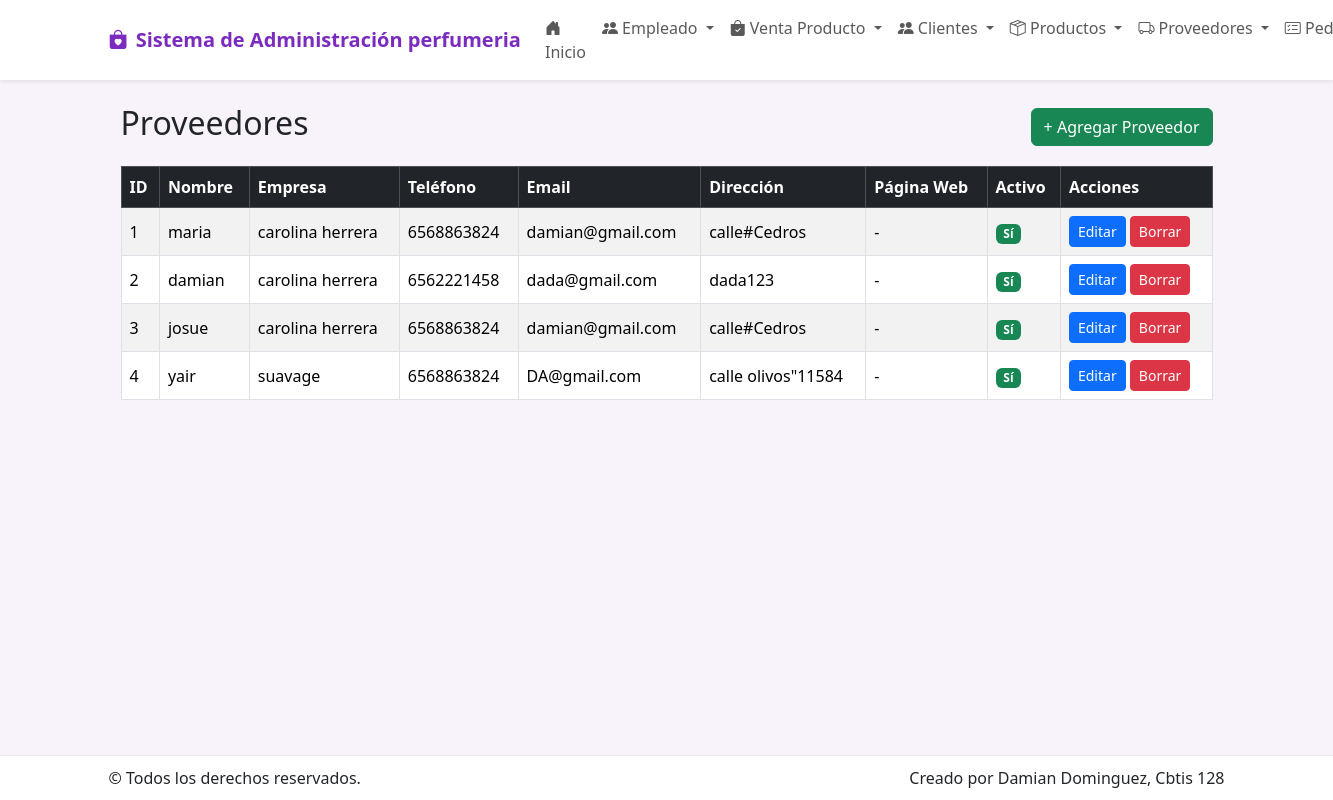
Page /proveedor/ on the committed database.
### app_perfumeria/models.py (models this page shows, shortened)
class Proveedor(models.Model):
    nombre = models.CharField(max_length=150)
    empresa = models.CharField(max_length=150, blank=True, null=True)
    telefono = models.CharField(max_length=30, blank=True, null=True)
    email = models.EmailField(blank=True, null=True)
    direccion = models.CharField(max_length=250, blank=True, null=True)
    pagina_web = models.URLField(blank=True, null=True)  # NUEVO CAMPO
    activo = models.BooleanField(default=True)

### app_perfumeria/views.py (the view)
# urls.py: path('proveedor/', views.ver_proveedor, name='ver_proveedor'),
def ver_proveedor(request):
    proveedores = Proveedor.objects.all()
    return render(request, 'proveedor/ver_proveedor.html', {'proveedores': proveedores})

### app_perfumeria/templates/proveedor/ver_proveedor.html (shortened to what this page needs)
{% extends 'base.html' %}
{% block content %}
<div class="container mt-4">
  <div class="d-flex justify-content-between align-items-center mb-3">
    <h2>Proveedores</h2>
    <a href="{% url 'agregar_proveedor' %}" class="btn btn-success">+ Agregar Proveedor</a>
  </div>
  <div class="table-responsive">
    <table class="table table-bordered table-striped align-middle">
      <thead class="table-dark">
        <tr>
          <th>ID</th>
          <th>Nombre</th>
          <th>Empresa</th>
          <th>Teléfono</th>
          <th>Email</th>
          <th>Dirección</th>
          <th>Página Web</th>
          <th>Activo</th>
          <th>Acciones</th>
        </tr>
      </thead>
      <tbody>
      {% for p in proveedores %}
        <tr>
          <td>{{ p.id }}</td>
          <td>{{ p.nombre }}</td>
          <td>{{ p.empresa|default:"-" }}</td>
          <td>{{ p.telefono|default:"-" }}</td>
          <td>{{ p.email|default:"-" }}</td>
          <td>{{ p.direccion|default:"-" }}</td>
          <td>
            {% if p.pagina_web %}
              <a href="{{ p.pagina_web }}" target="_blank">{{ p.pagina_web }}</a>
            {% else %}
              -
            {% endif %}
          </td>
          <td>
            {% if p.activo %}
              <span class="badge bg-success">Sí</span>
            {% else %}
              <span class="badge bg-secondary">No</span>
            {% endif %}
          </td>
          <td>
            <a href="{% url 'actualizar_proveedor' p.id %}" class="btn btn-sm btn-primary">Editar</a>
            <a href="{% url 'borrar_proveedor' p.id %}" class="btn btn-sm btn-danger">Borrar</a>
          </td>
        </tr>
      {% empty %}
        <tr><td colspan="9" class="text-center">No hay proveedores registrados.</td></tr>
      {% endfor %}
      </tbody>
    </table>
  </div>
</div>
{% endblock %}

### app_perfumeria/templates/base.html (style rules this page uses)
:root { --morado: #7b2cbf; --rosa: #ff6bcb; --suave: #f8f2fb; }
body { background: var(--suave); }

### rows in the picture
Proveedor: id "1", nombre "maria", empresa "carolina herrera", telefono "6568863824", email "damian@gmail.com", direccion "calle#Cedros", activo "Sí"
Proveedor: id "2", nombre "damian", empresa "carolina herrera", telefono "6562221458", email "dada@gmail.com", direccion "dada123", activo "Sí"
Proveedor: id "3", nombre "josue", empresa "carolina herrera", telefono "6568863824", email "damian@gmail.com", direccion "calle#Cedros", activo "Sí"
Proveedor: id "4", nombre "yair", empresa "suavage", telefono "6568863824", email "DA@gmail.com", direccion "calle olivos\"11584", activo "Sí"
